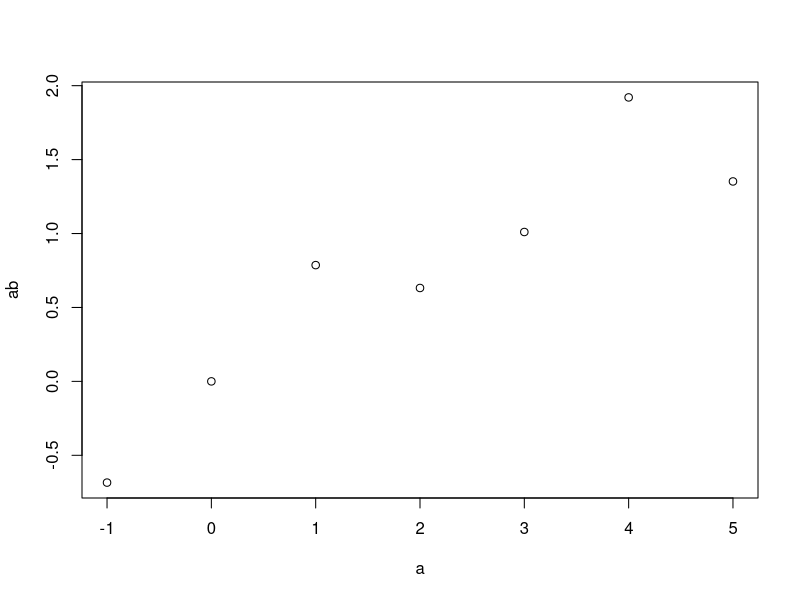
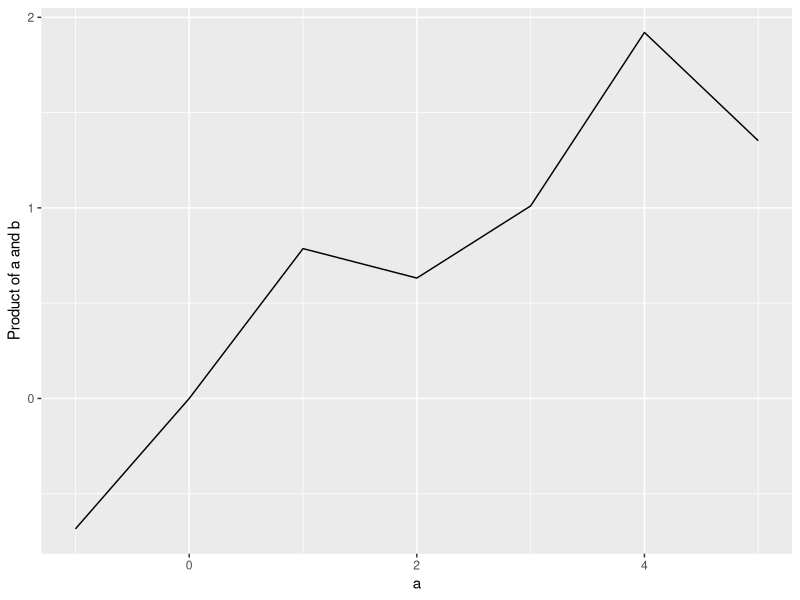
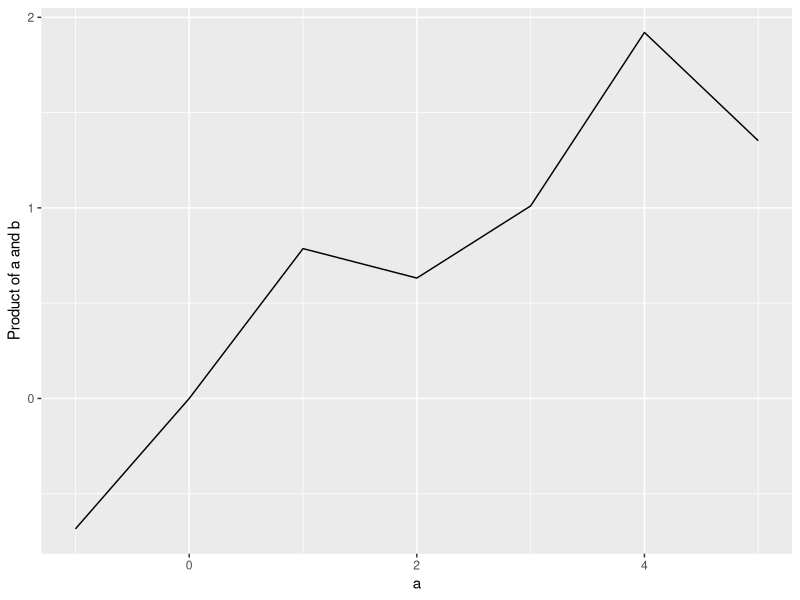
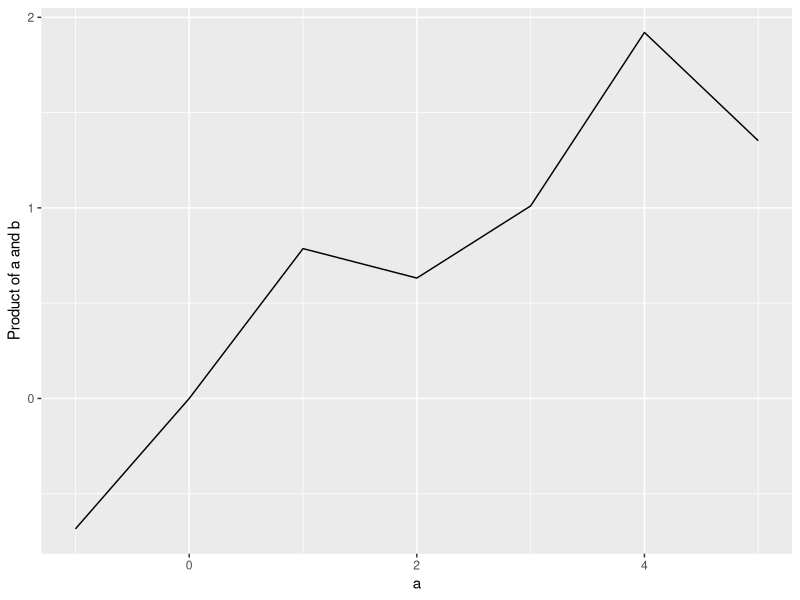
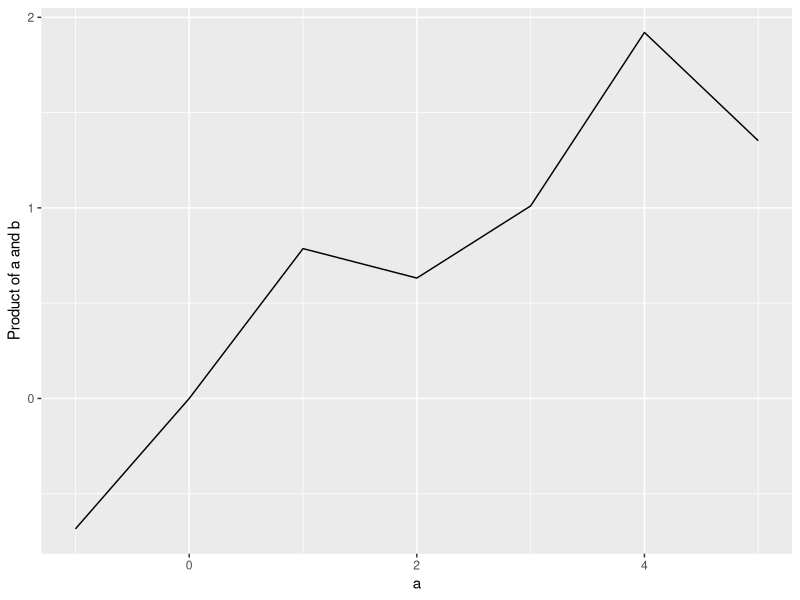

Here is the R script that generated these plots, in order:
## ---- chunk 1
getwd()
## ---- chunk 2
## My first R script in BIO 209W Spring 2023
## [add your name]
## ---- chunk 3
-1:5
## ---- chunk 4
-1:5
## ---- chunk 5
a <- -1:5
## ---- chunk 6
# show or 'print' a
a
## ---- chunk 7
str(a)
## ---- chunk 8
b <- runif(7, min=0, max=1)
b
## ---- chunk 9
# multiply a and b
ab <- a * b
## Show a, b, and ab
a
b
ab
## ---- chunk 10
d <- data.frame(a=a, b=b, a_times_b = ab)
d
## ---- chunk 11
str(d)
## ---- chunk 12
# export or write a file
write.csv(x=d, file="myDataframe.csv", row.names=FALSE)
# including row.names=FALSE prevents R from adding row names.
## ---- chunk 13
# type='p' is for points only
plot(a, ab, type='p') 
## ---- chunk 14
library(ggplot2)
## ---- chunk 15
## plot data and fit a curve
ggplot(data=d, aes(x=a, y=a_times_b)) + 
  geom_line() +
  labs(x="a", y="Product of a and b")
## ---- chunk 16
ggsave("myPlot.png")
ggsave("myPlot.jpg", width=7, height = 3)
ggsave("myPlot.pdf", width=3, height = 5)
